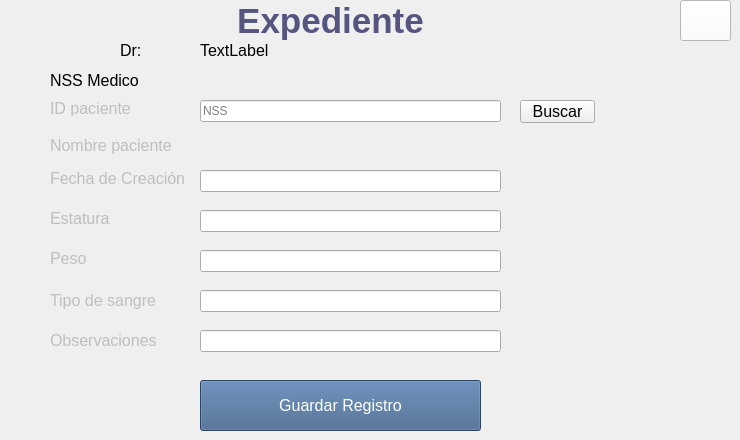
    <widget class="QWidget" name="Expediente_12">
     <widget class="QPushButton" name="backRP_3">
      <property name="geometry">
       <rect>
        <x>680</x>
        <y>0</y>
        <width>51</width>
        <height>41</height>
       </rect>
      </property>
      <property name="styleSheet">
       <string notr="true">QPushButton {
background-color: rgb(255,255,255);
color:rgb(62,95,138);
}</string>
      </property>
      <property name="text">
       <string/>
      </property>
      <property name="icon">
       <iconset>
        <normalon>:/imgs/back.png</normalon>
       </iconset>
      </property>
     </widget>
     <widget class="QPushButton" name="saveP_2">
      <property name="enabled">
       <bool>true</bool>
      </property>
      <property name="geometry">
       <rect>
        <x>200</x>
        <y>380</y>
        <width>281</width>
        <height>51</height>
       </rect>
      </property>
      <property name="font">
       <font>
        <pointsize>12</pointsize>
       </font>
      </property>
      <property name="styleSheet">
       <string notr="true">QPushButton {
background-color: rgb(62,95,138);
color:rgb(255,255,255);
}</string>
      </property>
      <property name="text">
       <string>Guardar Registro</string>
      </property>
      <property name="icon">
       <iconset>
        <normalon>:/imgs/save.ico</normalon>
       </iconset>
      </property>
     </widget>
     <widget class="QLabel" name="nombre_LB_3">
      <property name="enabled">
       <bool>false</bool>
      </property>
      <property name="geometry">
       <rect>
        <x>50</x>
        <y>100</y>
        <width>101</width>
        <height>16</height>
       </rect>
      </property>
      <property name="font">
       <font>
        <pointsize>12</pointsize>
       </font>
      </property>
      <property name="text">
       <string>ID paciente</string>
      </property>
     </widget>
     <widget class="QLabel" name="apM_LB_5">
      <property name="enabled">
       <bool>false</bool>
      </property>
      <property name="geometry">
       <rect>
        <x>50</x>
        <y>170</y>
        <width>141</width>
        <height>16</height>
       </rect>
      </property>
      <property name="font">
       <font>
        <pointsize>12</pointsize>
       </font>
      </property>
      <property name="text">
       <string>Fecha de Creación</string>
      </property>
     </widget>
     <widget class="QLabel" name="curp_LB_5">
      <property name="enabled">
       <bool>false</bool>
      </property>
      <property name="geometry">
       <rect>
        <x>50</x>
        <y>210</y>
        <width>131</width>
        <height>16</height>
       </rect>
      </property>
      <property name="font">
       <font>
        <pointsize>12</pointsize>
       </font>
      </property>
      <property name="text">
       <string>Estatura</string>
      </property>
     </widget>
     <widget class="QLabel" name="nss_LB_5">
      <property name="enabled">
       <bool>false</bool>
      </property>
      <property name="geometry">
       <rect>
        <x>50</x>
        <y>250</y>
        <width>61</width>
        <height>16</height>
       </rect>
      </property>
      <property name="font">
       <font>
        <pointsize>12</pointsize>
       </font>
      </property>
      <property name="text">
       <string>Peso</string>
      </property>
     </widget>
     <widget class="QLineEdit" name="pac">
      <property name="geometry">
       <rect>
        <x>200</x>
        <y>100</y>
        <width>301</width>
        <height>22</height>
       </rect>
      </property>
      <property name="placeholderText">
       <string>NSS</string>
      </property>
     </widget>
     <widget class="QLineEdit" name="fetch">
      <property name="geometry">
       <rect>
        <x>200</x>
        <y>170</y>
        <width>301</width>
        <height>22</height>
       </rect>
      </property>
     </widget>
     <widget class="QLineEdit" name="est">
      <property name="geometry">
       <rect>
        <x>200</x>
        <y>210</y>
        <width>301</width>
        <height>22</height>
       </rect>
      </property>
     </widget>
     <widget class="QLineEdit" name="pes">
      <property name="geometry">
       <rect>
        <x>200</x>
        <y>250</y>
        <width>301</width>
        <height>22</height>
       </rect>
      </property>
     </widget>
     <widget class="QLabel" name="title_15">
      <property name="geometry">
       <rect>
        <x>160</x>
        <y>0</y>
        <width>341</width>
        <height>42</height>
       </rect>
      </property>
      <property name="text">
       <string>&lt;html&gt;&lt;head/&gt;&lt;body&gt;&lt;p align=&quot;center&quot;&gt;&lt;span style=&quot; font-size:26pt; font-weight:600; color:#55557f;&quot;&gt;Expediente&lt;/span&gt;&lt;/p&gt;&lt;/body&gt;&lt;/html&gt;</string>
      </property>
     </widget>
     <widget class="QLabel" name="NSSMedico">
      <property name="geometry">
       <rect>
        <x>50</x>
        <y>60</y>
        <width>91</width>
        <height>41</height>
       </rect>
      </property>
      <property name="text">
       <string>&lt;html&gt;&lt;head/&gt;&lt;body&gt;&lt;p&gt;&lt;span style=&quot; font-size:12pt;&quot;&gt;NSS Medico&lt;/span&gt;&lt;/p&gt;&lt;/body&gt;&lt;/html&gt;</string>
      </property>
     </widget>
     <widget class="QLabel" name="NSSMedico_2">
      <property name="geometry">
       <rect>
        <x>200</x>
        <y>70</y>
        <width>271</width>
        <height>21</height>
       </rect>
      </property>
      <property name="font">
       <font>
        <pointsize>12</pointsize>
       </font>
      </property>
      <property name="text">
       <string>&lt;html&gt;&lt;head/&gt;&lt;body&gt;&lt;p&gt;&lt;br/&gt;&lt;/p&gt;&lt;/body&gt;&lt;/html&gt;</string>
      </property>
     </widget>
     <widget class="QLabel" name="nss_LB_6">
      <property name="enabled">
       <bool>false</bool>
      </property>
      <property name="geometry">
       <rect>
        <x>50</x>
        <y>290</y>
        <width>111</width>
        <height>21</height>
       </rect>
      </property>
      <property name="font">
       <font>
        <pointsize>12</pointsize>
       </font>
      </property>
      <property name="text">
       <string>Tipo de sangre</string>
      </property>
     </widget>
     <widget class="QLineEdit" name="Sangre">
      <property name="geometry">
       <rect>
        <x>200</x>
        <y>290</y>
        <width>301</width>
        <height>22</height>
       </rect>
      </property>
     </widget>
     <widget class="QLabel" name="nss_LB_7">
      <property name="enabled">
       <bool>false</bool>
      </property>
      <property name="geometry">
       <rect>
        <x>50</x>
        <y>330</y>
        <width>111</width>
        <height>21</height>
       </rect>
      </property>
      <property name="font">
       <font>
        <pointsize>12</pointsize>
       </font>
      </property>
      <property name="text">
       <string>Observaciones</string>
      </property>
     </widget>
     <widget class="QLineEdit" name="observaciones">
      <property name="geometry">
       <rect>
        <x>200</x>
        <y>330</y>
        <width>301</width>
        <height>22</height>
       </rect>
      </property>
     </widget>
     <widget class="QLabel" name="nombre_DOC">
      <property name="geometry">
       <rect>
        <x>200</x>
        <y>40</y>
        <width>311</width>
        <height>20</height>
       </rect>
      </property>
      <property name="font">
       <font>
        <pointsize>12</pointsize>
       </font>
      </property>
      <property name="text">
       <string>TextLabel</string>
      </property>
     </widget>
     <widget class="QLabel" name="dr_LB_3">
      <property name="geometry">
       <rect>
        <x>120</x>
        <y>40</y>
        <width>51</width>
        <height>20</height>
       </rect>
      </property>
      <property name="font">
       <font>
        <pointsize>12</pointsize>
       </font>
      </property>
      <property name="text">
       <string>Dr:</string>
      </property>
     </widget>
     <widget class="QLabel" name="nombre_LB_21">
      <property name="enabled">
       <bool>false</bool>
      </property>
      <property name="geometry">
       <rect>
        <x>50</x>
        <y>130</y>
        <width>131</width>
        <height>31</height>
       </rect>
      </property>
      <property name="font">
       <font>
        <pointsize>12</pointsize>
       </font>
      </property>
      <property name="text">
       <string>Nombre paciente</string>
      </property>
     </widget>
     <widget class="QLabel" name="nombre_LB_22">
      <property name="enabled">
       <bool>false</bool>
      </property>
      <property name="geometry">
       <rect>
        <x>200</x>
        <y>140</y>
        <width>301</width>
        <height>16</height>
       </rect>
      </property>
      <property name="font">
       <font>
        <pointsize>12</pointsize>
       </font>
      </property>
      <property name="text">
       <string/>
      </property>
     </widget>
     <widget class="QPushButton" name="SearchNssPB_2">
      <property name="enabled">
       <bool>true</bool>
      </property>
      <property name="geometry">
       <rect>
        <x>520</x>
        <y>100</y>
        <width>75</width>
        <height>23</height>
       </rect>
      </property>
      <property name="font">
       <font>
        <pointsize>12</pointsize>
       </font>
      </property>
      <property name="text">
       <string>Buscar</string>
      </property>
     </widget>
    </widget>
